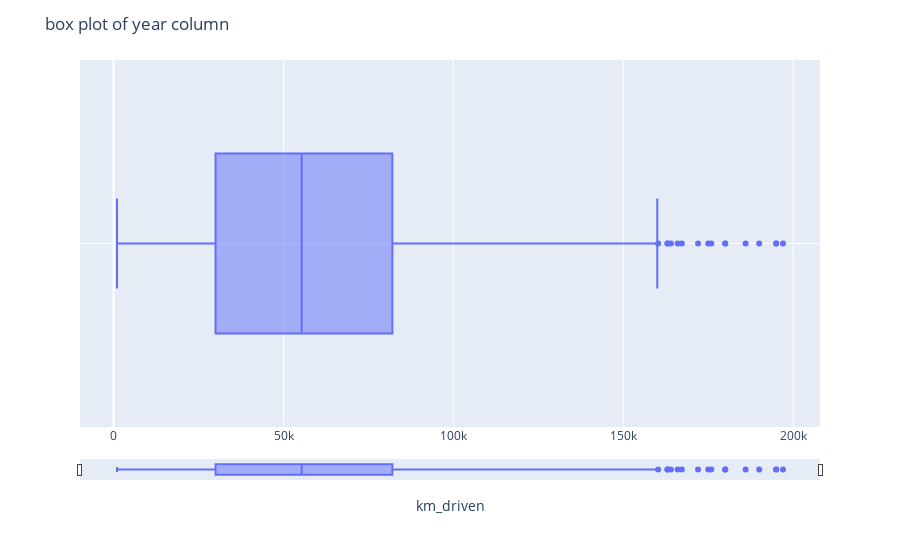

This figure's notebook cell:
### Code cell
import plotly.express as px

# Filter the dataframe so that it does not crash the browser
df_filtered = final_dataset.head(1000)

# Construct the graph and style it. Further customize your graph by editing this code.
# See Plotly Documentation for help: https://plotly.com/python/plotly-express/
fig = px.box(df_filtered, x='km_driven', points='outliers')
fig.update_layout(
    title=' box plot of year column', 
    xaxis = dict(
        showgrid=True, 
        rangeslider = dict(
            visible=True, 
            thickness=0.05
        )
    ), 
    yaxis = dict(
        showgrid=True
    ), 
    legend = dict(
        orientation='v'
    ), 
    paper_bgcolor='#FFFFFF'
)
fig.show()

### Figure 1 — Plotly figure (JSON) as saved in the notebook; plotly's stock layout.template omitted (floating-point values rounded to 4 significant figures; data arrays with more than 128 entries replaced by an {"elided": "..."} marker saying what was removed)
{"data": [{"alignmentgroup": "True", "boxpoints": "outliers", "hovertemplate": "km_driven=%{x}<extra></extra>", "legendgroup": "", "marker": {"color": "#636efa"}, "name": "", "notched": false, "offsetgroup": "", "orientation": "h", "showlegend": false, "type": "box", "x": {"elided": "1000 int values"}, "x0": " ", "xaxis": "x", "y0": " ", "yaxis": "y"}], "layout": {"boxmode": "group", "legend": {"orientation": "v", "tracegroupgap": 0}, "margin": {"t": 60}, "paper_bgcolor": "#FFFFFF", "title": {"text": " box plot of year column"}, "xaxis": {"anchor": "y", "domain": [0, 1], "rangeslider": {"thickness": 0.05, "visible": true}, "showgrid": true, "title": {"text": "km_driven"}}, "yaxis": {"anchor": "x", "domain": [0, 1], "showgrid": true}}}
